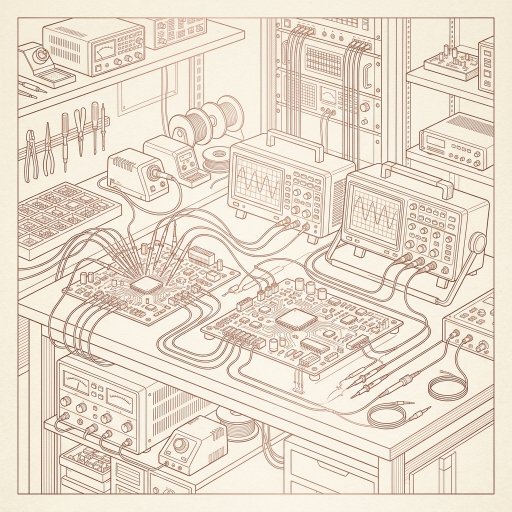
#> input picture assets/images/lab_bench_etched.jpg, 1024 x 1024 px, found by its file name (shown at 1/2 size)
$ python rigorous_generators.py
#> lines starting #> are read from the running program, lines starting #| are printed output that depends on the picture
import numpy as np
import matplotlib.pyplot as plt
import matplotlib.patches as patches
import matplotlib.gridspec as gridspec
from scipy.special import erfc
import scipy.signal as signal
import os
import io
from PIL import Image

BG_COLOR = "#0b1220"
CYAN = "#38d6ff"
COPPER = "#e8a07a"
GRATICULE = "#1e2a3a"
TEXT_COLOR = "#a0b0c0"

plt.rcParams.update({
    "figure.facecolor": BG_COLOR,
    "axes.facecolor": BG_COLOR,
    "axes.edgecolor": GRATICULE,
    "axes.labelcolor": TEXT_COLOR,
    "text.color": TEXT_COLOR,
    "xtick.color": TEXT_COLOR,
    "ytick.color": TEXT_COLOR,
    "grid.color": GRATICULE,
    "font.family": "sans-serif",
    "lines.linewidth": 1.5,
})

OUT_DIR = "/Users/lydia/Desktop/personal/career/resumes/portfolio/assets/images"
os.makedirs(OUT_DIR, exist_ok=True)
generated_files = []

# For M3 Compositing
BG_IMAGE_PATH = os.path.join(OUT_DIR, "lab_bench_etched.jpg")

def composite_m3(fig, out_filename):
    buf = io.BytesIO()
    fig.savefig(buf, format='png', bbox_inches='tight', facecolor=BG_COLOR, edgecolor='none', dpi=150)
    buf.seek(0)
    plt.close(fig)

    plot_img = Image.open(buf).convert("RGBA")

    try:
        bg = Image.open(BG_IMAGE_PATH).convert("RGBA")
        # Dim background
        bg = bg.point(lambda p: p * 0.4)

        bg_w, bg_h = bg.size
        plot_w, plot_h = plot_img.size

        if plot_w > bg_w or plot_h > bg_h:
            scale = max(plot_w/bg_w, plot_h/bg_h)
            bg = bg.resize((int(bg_w*scale), int(bg_h*scale)), Image.LANCZOS)
            bg_w, bg_h = bg.size

        offset = ((bg_w - plot_w) // 2, (bg_h - plot_h) // 2)
        bg.paste(plot_img, offset, plot_img)
        final_img = bg.convert("RGB")
    except Exception as e:
        print(f"Failed M3 composite: {e}")
        final_img = plot_img.convert("RGB")

    out_path = os.path.join(OUT_DIR, out_filename)
    final_img.save(out_path, quality=95)
    generated_files.append(out_path)

def save_fig(fig, out_filename):
    out_path = os.path.join(OUT_DIR, out_filename)
    fig.savefig(out_path, bbox_inches='tight', facecolor=BG_COLOR, edgecolor='none', dpi=150)
    plt.close(fig)
    generated_files.append(out_path)

def generate_cover_eye():
    fig, ax = plt.subplots(figsize=(8, 5), dpi=150)
    # Channel frequency response
    f = np.linspace(0.1, 20, 1000)
    loss_dB = 12 * (0.20 * np.sqrt(f/5) + 0.47 * (f/5)) # From Ch14 exact formula
    H_mag = 10 ** (-loss_dB / 20)

    np.random.seed(42)
    sps = 32
    bits = np.random.randint(0, 2, 2000)*2 - 1
    tx = np.repeat(bits, sps)

    # Simple lowpass to emulate dispersion (exact causal tail is complex, use butterworth for this specific visual)
    b, a = signal.butter(2, 0.1)
    rx = signal.lfilter(b, a, tx)
    rx += np.random.normal(0, 0.02, len(rx))

    for i in range(2, len(bits)-2):
        start = i * sps - sps//2
        end = i * sps + int(1.5*sps)
        t_plot = np.linspace(-0.5, 1.5, end-start)
        ax.plot(t_plot, rx[start:end], color=CYAN, alpha=0.05, linewidth=1.0)

    # Mask
    mask_poly = plt.Polygon([[-0.2, -0.4], [0.2, -0.4], [0.35, 0], [0.2, 0.4], [-0.2, 0.4], [-0.35, 0]],
                            closed=True, fill=True, facecolor=GRATICULE, alpha=0.6, edgecolor=COPPER, linewidth=2)
    ax.add_patch(mask_poly)
    ax.set_xlim(-0.5, 1.5)
    ax.set_ylim(-1.5, 1.5)
    ax.set_title("NRZ EYE DIAGRAM", color=CYAN, loc='left')
    composite_m3(fig, "signal_integrity_cover.jpg")

def generate_part1():
    fig, ax = plt.subplots(figsize=(10, 6), dpi=150)
    h, w = 2.0, 4.0
    ax.add_patch(patches.Rectangle((-5, -0.5), 10, 0.5, color=GRATICULE))
    ax.add_patch(patches.Rectangle((-5, 0), 10, h, color="#111a2a"))
    ax.add_patch(patches.Rectangle((-w/2, h), w, 0.2, color=COPPER))

    x = np.linspace(-5, 5, 200)
    y = np.linspace(0.1, 5, 200)
    X, Y = np.meshgrid(x, y)
    Ex, Ey = np.zeros_like(X), np.zeros_like(X)
    Hx, Hy = np.zeros_like(X), np.zeros_like(X)

    qs = np.linspace(-w/2, w/2, 50)
    for qx in qs:
        dx1 = X - qx
        dy1 = Y - h
        r1_sq = dx1**2 + dy1**2 + 1e-6
        Ex += dx1 / r1_sq
        Ey += dy1 / r1_sq
        dy2 = Y + h
        r2_sq = dx1**2 + dy2**2 + 1e-6
        Ex -= dx1 / r2_sq
        Ey -= dy2 / r2_sq

        Hx -= dy1 / r1_sq
        Hy += dx1 / r1_sq
        Hx -= dy2 / r2_sq
        Hy += dx1 / r2_sq

    ax.streamplot(X, Y, Ex, Ey, color=CYAN, density=1.0, linewidth=1, arrowsize=1)
    ax.streamplot(X, Y, Hx, Hy, color=COPPER, density=0.8, linewidth=1, arrowsize=1)
    ax.set_xlim(-5, 5)
    ax.set_ylim(-0.5, 5)
    ax.axis('off')
    composite_m3(fig, "si_part1_electromagnetic.jpg")

def generate_part2():
    fig = plt.figure(figsize=(12, 6), dpi=150)
    gs = gridspec.GridSpec(1, 3)

    ax1 = fig.add_subplot(gs[0])
    f = np.linspace(0.1, 20, 200)
    s21_db = -(12 * (0.20 * np.sqrt(f/5) + 0.47 * (f/5)))
    ax1.plot(f, s21_db, color=CYAN, lw=2)
    ax1.set_title("S21 Insertion Loss")

    ax2 = fig.add_subplot(gs[1])
    ax2.add_patch(patches.Circle((0, 0), 1, fill=False, color=GRATICULE))
    for r in [0.2, 0.5, 1.0, 2.0]:
        ax2.add_patch(patches.Circle((r/(1+r), 0), 1/(1+r), fill=False, color=GRATICULE, alpha=0.5))
    f_smith = np.linspace(0.1, 15, 200)
    Z_C = 1 / (1j * 2 * np.pi * f_smith * 1e9 * 0.37e-12)
    Z_L = 1j * 2 * np.pi * f_smith * 1e9 * 1.33e-9
    Z_in = 50 + Z_L + 1/(1/50 + 1/Z_C)
    Gamma = (Z_in - 50) / (Z_in + 50)
    ax2.plot(np.real(Gamma), np.imag(Gamma), color=COPPER, lw=2)
    ax2.axis('off')
    ax2.set_title("S11 Smith Chart")

    ax3 = fig.add_subplot(gs[2])
    t = np.linspace(0, 10, 500)
    v_dip = -0.30 * (1 - np.exp(-(t-2)/0.2)) * (t > 2) * np.exp(-(t-2)/0.8)
    v_bump = +0.40 * (1 - np.exp(-(t-5)/0.3)) * (t > 5) * np.exp(-(t-5)/0.9)
    v_total = v_dip + v_bump
    Z_tdr = 50 * (0.5 + v_total) / (0.5 - v_total)
    ax3.plot(t, Z_tdr, color=CYAN, lw=2)
    ax3.set_ylim(20, 80)
    ax3.set_title("TDR Impedance")
    composite_m3(fig, "si_part2_measurement.jpg")

def generate_part3():
    fig = plt.figure(figsize=(12, 8), dpi=150)
    gs = gridspec.GridSpec(2, 2)

    ax1 = fig.add_subplot(gs[0, 0])
    x = np.linspace(-30, 30, 200)
    DJ, RJ = 12.0, 1.5
    y = 0.5/(RJ*np.sqrt(2*np.pi)) * np.exp(-((x - DJ/2)**2)/(2*RJ**2)) + \
        0.5/(RJ*np.sqrt(2*np.pi)) * np.exp(-((x + DJ/2)**2)/(2*RJ**2))
    ax1.fill_between(x, y, color=CYAN, alpha=0.5)
    ax1.set_title("TIE Histogram")

    ax2 = fig.add_subplot(gs[1, 0])
    q = np.linspace(0, 15, 100)
    ber = 0.5 * erfc(q / np.sqrt(2))
    tj_right = DJ/2 + q * RJ
    tj_left = -DJ/2 - q * RJ
    ax2.plot(tj_right, ber + 1e-20, color=COPPER)
    ax2.plot(tj_left, ber + 1e-20, color=COPPER)
    ax2.set_yscale('log')
    ax2.set_ylim(1e-15, 1)
    ax2.set_title("Bathtub Curve")

    ax3 = fig.add_subplot(gs[:, 1])
    f = np.linspace(0.1, 10, 500)
    noise = np.random.normal(0, 1.5, len(f)) - 100
    spurs = np.zeros_like(f)
    spurs[100], spurs[200], spurs[300] = 40, 30, 20
    ax3.plot(f, noise + spurs, color=CYAN, lw=1)
    ax3.set_ylim(-120, -50)
    ax3.set_title("Jitter Spectrum")
    composite_m3(fig, "si_part3_jitter.jpg")

def generate_part4():
    fig = plt.figure(figsize=(12, 6), dpi=150)
    gs = gridspec.GridSpec(1, 3)

    sps = 32
    t = np.linspace(-0.5, 1.5, int(2.0*sps))

    np.random.seed(42)
    bits = np.random.randint(0, 2, 500)*2 - 1
    tx = np.repeat(bits, sps)
    b, a = signal.butter(1, 0.05)
    rx_closed = signal.lfilter(b, a, tx)

    ax1 = fig.add_subplot(gs[0])
    for i in range(2, len(bits)-2):
        start = i * sps - sps//2
        end = i * sps + int(1.5*sps)
        ax1.plot(t, rx_closed[start:end], color=COPPER, alpha=0.1)
    ax1.set_title("Closed Eye")

    rx_open = rx_closed - 0.7 * np.concatenate([[0]*sps, rx_closed[:-sps]])
    ax2 = fig.add_subplot(gs[1])
    for i in range(2, len(bits)-2):
        start = i * sps - sps//2
        end = i * sps + int(1.5*sps)
        ax2.plot(t, rx_open[start:end], color=CYAN, alpha=0.1)
    ax2.set_title("Open Eye (CTLE + DFE)")

    ax3 = fig.add_subplot(gs[2])
    f = np.linspace(0.1, 15, 100)
    ch_loss = -(12 * (0.20 * np.sqrt(f/5) + 0.47 * (f/5)))
    ctle = 12.04 * np.log10(1 + (f/6)**2) - 12.04 * np.log10(1 + (f/15)**2)
    ax3.plot(f, ch_loss, color=COPPER, label="Channel")
    ax3.plot(f, ctle, color=CYAN, label="CTLE")
    ax3.plot(f, ch_loss + ctle, color=TEXT_COLOR, ls='--', label="Net")
    ax3.set_title("CTLE Response")
    composite_m3(fig, "si_part4_equalization.jpg")

def generate_part5():
    fig = plt.figure(figsize=(12, 6), dpi=150)
    gs = gridspec.GridSpec(1, 2)

    ax1 = fig.add_subplot(gs[0])
    ax1.add_patch(patches.Rectangle((0.1, 0.4), 0.2, 0.2, color=CYAN, alpha=0.3))
    ax1.text(0.2, 0.5, "PD", ha="center", va="center", color=TEXT_COLOR)
    ax1.add_patch(patches.Rectangle((0.4, 0.4), 0.2, 0.2, color=COPPER, alpha=0.3))
    ax1.text(0.5, 0.5, "LF", ha="center", va="center", color=TEXT_COLOR)
    ax1.add_patch(patches.Rectangle((0.7, 0.4), 0.2, 0.2, color=CYAN, alpha=0.3))
    ax1.text(0.8, 0.5, "VCO", ha="center", va="center", color=TEXT_COLOR)
    ax1.annotate("", xy=(0.4, 0.5), xytext=(0.3, 0.5), arrowprops=dict(arrowstyle="->", color=TEXT_COLOR))
    ax1.annotate("", xy=(0.7, 0.5), xytext=(0.6, 0.5), arrowprops=dict(arrowstyle="->", color=TEXT_COLOR))
    ax1.plot([0.8, 0.8], [0.5, 0.2], color=TEXT_COLOR)
    ax1.plot([0.8, 0.15], [0.2, 0.2], color=TEXT_COLOR)
    ax1.annotate("", xy=(0.15, 0.4), xytext=(0.15, 0.2), arrowprops=dict(arrowstyle="->", color=TEXT_COLOR))
    ax1.set_axis_off()
    ax1.set_title("CDR / PLL Block Diagram")

    ax2 = fig.add_subplot(gs[1])
    f = np.logspace(4, 8, 100)
    s = 1j * 2 * np.pi * f
    wn = 2 * np.pi * 2e6
    zeta = 1.0
    jtf = (2*zeta*wn*s + wn**2) / (s**2 + 2*zeta*wn*s + wn**2)
    ax2.semilogx(f, 20 * np.log10(np.abs(jtf)), color=CYAN, lw=2)
    ax2.semilogx(f, np.where(f < 2e6, 20*np.log10((2e6/f)), 0), color=COPPER, ls='--', lw=2)
    ax2.set_ylim(-20, 10)
    ax2.set_title("Jitter Transfer")
    composite_m3(fig, "si_part5_serdes.jpg")
#> in composite_m3 (call 6), `plot_img = Image.open(buf).convert("RGBA")`:
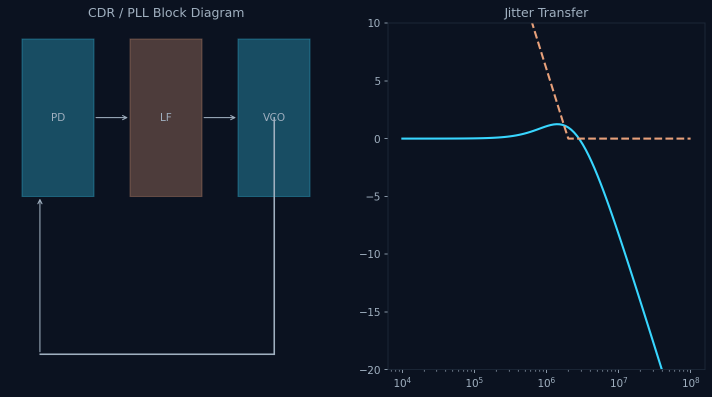
#> plot_img: PIL image 1424x794 RGBA (shown at 1/2 size); mean R, G, B, A 16.4, 26.7, 40.8, 255

def generate_part6():
    fig = plt.figure(figsize=(12, 6), dpi=150)
    gs = gridspec.GridSpec(1, 2)

    ax1 = fig.add_subplot(gs[0])
    levels = [-3, -1, 1, 3]
    for i in levels:
        for q in levels:
            ax1.scatter(i + np.random.normal(0, 0.15, 50), q + np.random.normal(0, 0.15, 50), s=2, color=CYAN, alpha=0.5)
    ax1.set_xlim(-4, 4)
    ax1.set_ylim(-4, 4)
    ax1.set_title("16-QAM Constellation")

    ax2 = fig.add_subplot(gs[1])
    ax2.add_patch(patches.Rectangle((2, 0.8), 2, 0.4, color=CYAN, alpha=0.3))
    ax2.text(3, 1, "MZM I", ha="center", va="center", color=TEXT_COLOR)
    ax2.add_patch(patches.Rectangle((2, -1.2), 2, 0.4, color=COPPER, alpha=0.3))
    ax2.text(3, -1, "MZM Q", ha="center", va="center", color=TEXT_COLOR)
    ax2.add_patch(patches.Rectangle((5, -1.2), 0.5, 0.4, color=TEXT_COLOR, alpha=0.3))
    ax2.text(5.25, -1, "90°", ha="center", va="center", color=TEXT_COLOR)
    ax2.axis('off')
    ax2.set_title("Nested IQ Modulator")
    composite_m3(fig, "si_part6_coherent_optics.jpg")
#> in composite_m3 (call 7), `fig.savefig(buf, format='png', bbox_inches='tight', facecolor=BG_COLOR..`:
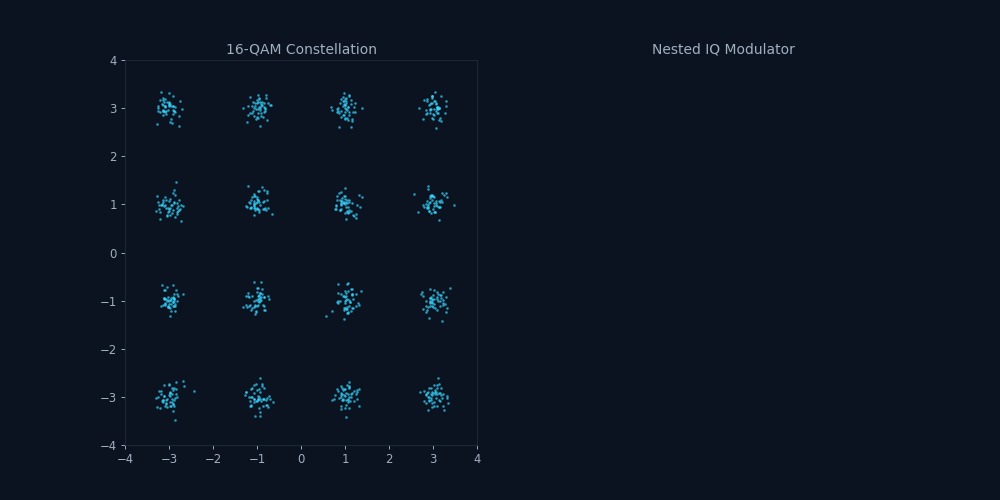
#> figure drawn by matplotlib, 2 panels
#> in composite_m3 (call 7), `plot_img = Image.open(buf).convert("RGBA")`:
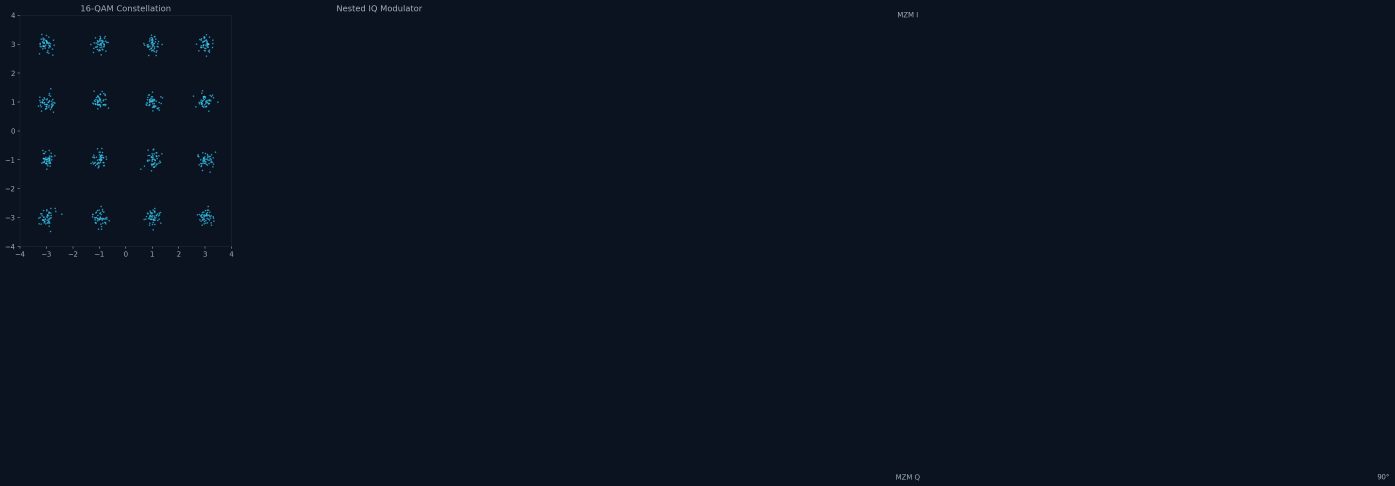
#> plot_img: PIL image 4183x1457 RGBA (shown at 1/3 size); mean R, G, B, A 11.2, 18.4, 32.4, 255
#> in composite_m3 (call 7), `bg.paste(plot_img, offset, plot_img)`:
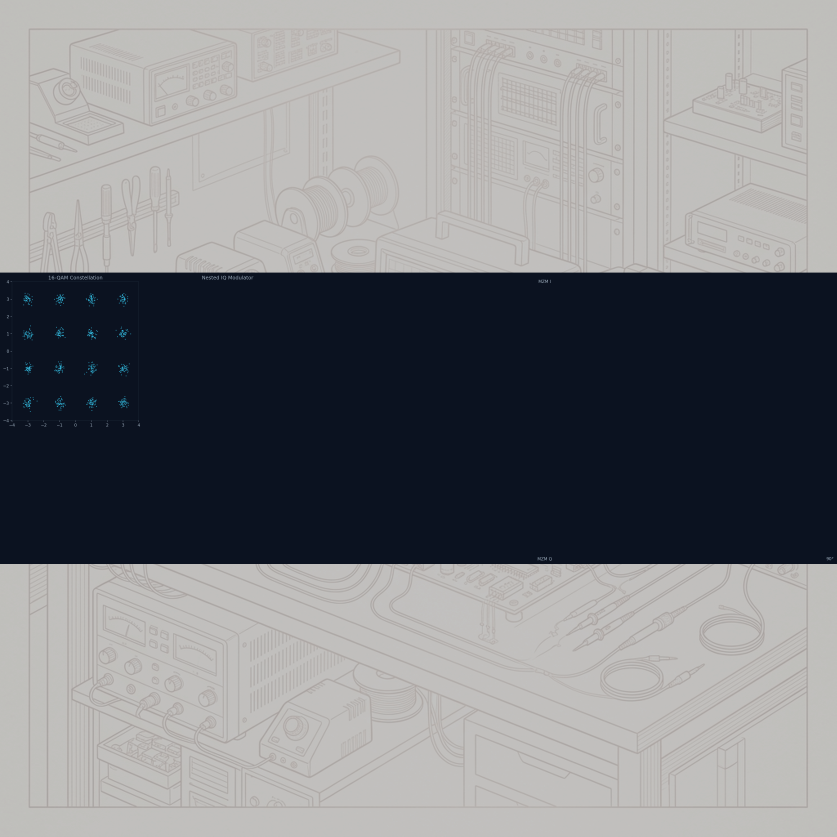
#> bg: PIL image 4183x4183 RGBA (shown at 1/5 size); mean R, G, B, A 65, 64.3, 65.3, 155.3; transparent parts drawn white
#> in composite_m3 (call 7), `final_img = bg.convert("RGB")`:
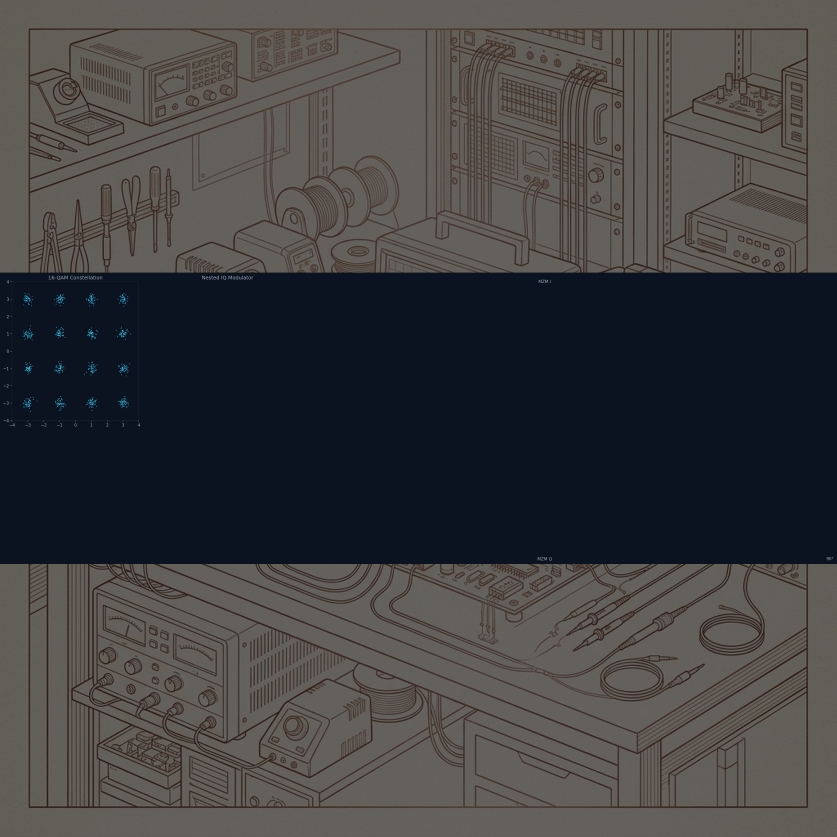
#> final_img: PIL image 4183x4183 RGB (shown at 1/5 size); mean R, G, B 65, 64.3, 65.3

def gen_qa01():
    fig, ax = plt.subplots(figsize=(6, 4))
    circle = patches.Circle((0, 0), 1, fill=False, color=COPPER, lw=2)
    ax.add_patch(circle)
    ax.text(0, 0.5, "Eddy\nLoop", color=CYAN, ha="center")
    ax.annotate("Primary B", xy=(0, 0), xytext=(0, 0.2), arrowprops=dict(arrowstyle="->", color=TEXT_COLOR))
    ax.annotate("Induced E", xy=(1, 0), xytext=(1, 0.2), arrowprops=dict(arrowstyle="->", color=CYAN))
    ax.set_xlim(-1.5, 1.5)
    ax.set_ylim(-1.5, 1.5)
    ax.axis('off')
    save_fig(fig, "fig_qa01_eddy.jpg")

def gen_qa05():
    fig, ax = plt.subplots(figsize=(6, 4))
    ax.plot([0, 4], [1, 1], color=COPPER, lw=3, label="Wire A (Aggressor)")
    ax.plot([0, 4], [0, 0], color=CYAN, lw=3, label="Wire B (Victim)")
    ax.plot([-0.5, 4.5], [-0.5, -0.5], color=GRATICULE, lw=1)
    ax.text(2, -0.7, "Desk (Ground)", color=TEXT_COLOR, ha="center")
    ax.legend(frameon=False, labelcolor=TEXT_COLOR)
    ax.set_xlim(-1, 5)
    ax.set_ylim(-1, 2)
    ax.axis('off')
    save_fig(fig, "fig_qa05_desk.jpg")

def gen_tdr():
    fig, ax = plt.subplots(figsize=(6, 4))
    t = np.linspace(0, 10, 100)
    z = np.ones_like(t) * 50
    z[20:40] = 75
    z[60:80] = 25
    ax.plot(t, z, color=CYAN, lw=2)
    ax.set_title("TDR Staircase", color=TEXT_COLOR)
    ax.set_ylim(0, 100)
    save_fig(fig, "fig_tdr_staircase.jpg")

def gen_gibbs():
    fig, ax = plt.subplots(figsize=(6, 4))
    t = np.linspace(0, 1, 200)
    y = np.zeros_like(t)
    for n in range(1, 15, 2):
        y += (4/(np.pi*n)) * np.sin(2*np.pi*n*t)
    ax.plot(t, y, color=CYAN, lw=2)
    ax.set_title("Step Synthesis & Gibbs", color=TEXT_COLOR)
    save_fig(fig, "fig_gibbs.jpg")

def gen_sparam():
    fig, ax = plt.subplots(figsize=(6, 4))
    ax.add_patch(patches.Rectangle((0, 0), 2, 1.5, color=GRATICULE, alpha=0.5))
    ax.text(1, 0.75, "DUT", color=TEXT_COLOR, ha="center", va="center")
    ax.annotate("a1", xy=(0, 1.2), xytext=(-1, 1.2), arrowprops=dict(arrowstyle="->", color=CYAN))
    ax.annotate("b1", xy=(-1, 0.3), xytext=(0, 0.3), arrowprops=dict(arrowstyle="<-", color=COPPER))
    ax.annotate("a2", xy=(2, 0.3), xytext=(3, 0.3), arrowprops=dict(arrowstyle="<-", color=CYAN))
    ax.annotate("b2", xy=(3, 1.2), xytext=(2, 1.2), arrowprops=dict(arrowstyle="->", color=COPPER))
    ax.set_xlim(-1.5, 3.5)
    ax.set_ylim(-0.5, 2)
    ax.axis('off')
    save_fig(fig, "fig_sparam_port.jpg")

def gen_next():
    fig, ax = plt.subplots(figsize=(6, 4))
    ax.plot([0, 4], [1, 1], color=COPPER, lw=3, label="Aggressor")
    ax.plot([0, 4], [0, 0], color=CYAN, lw=3, label="Victim")
    ax.annotate("NEXT", xy=(0, 0), xytext=(-1, 0), arrowprops=dict(arrowstyle="<-", color=TEXT_COLOR))
    ax.annotate("FEXT", xy=(4, 0), xytext=(5, 0), arrowprops=dict(arrowstyle="->", color=TEXT_COLOR))
    ax.legend(frameon=False, labelcolor=TEXT_COLOR)
    ax.set_xlim(-1.5, 5.5)
    ax.set_ylim(-1, 2)
    ax.axis('off')
    save_fig(fig, "fig_next_fext.jpg")

def gen_fir():
    fig, ax = plt.subplots(figsize=(6, 4))
    ax.add_patch(patches.Rectangle((0, 0), 1, 1, color=CYAN, alpha=0.3))
    ax.add_patch(patches.Rectangle((2, 0), 1, 1, color=COPPER, alpha=0.3))
    ax.text(0.5, 0.5, "Delay", color=TEXT_COLOR, ha="center")
    ax.text(2.5, 0.5, "Tap", color=TEXT_COLOR, ha="center")
    ax.set_xlim(-1, 4)
    ax.set_ylim(-1, 2)
    ax.axis('off')
    ax.set_title("FIR Block Diagram", color=TEXT_COLOR)
    save_fig(fig, "fig_fir_block.jpg")
#> in save_fig (call 7), `fig.savefig(out_path, bbox_inches='tight', facecolor=BG_COLOR, edgecol..`:
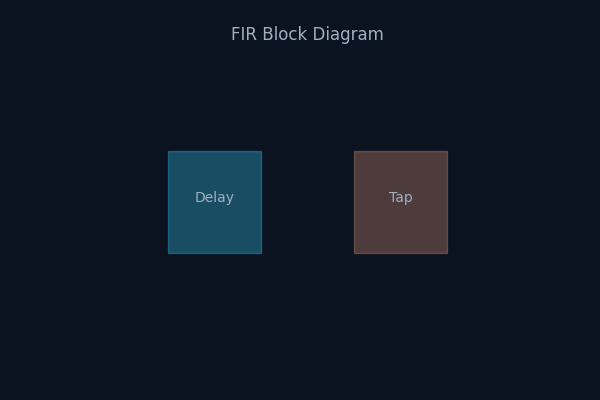
#> figure drawn by matplotlib, 1 panel

def gen_iq():
    fig, ax = plt.subplots(figsize=(4, 4))
    levels = [-3, -1, 1, 3]
    for i in levels:
        for q in levels:
            ax.scatter(i, q, color=CYAN)
    ax.set_xlim(-4, 4)
    ax.set_ylim(-4, 4)
    ax.set_title("IQ Constellation", color=TEXT_COLOR)
    save_fig(fig, "fig_iq_constellation.jpg")
#> in save_fig (call 8), `fig.savefig(out_path, bbox_inches='tight', facecolor=BG_COLOR, edgecol..`:
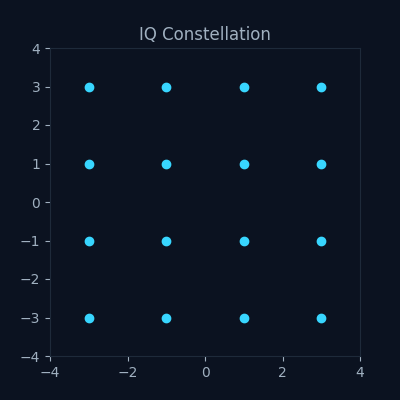
#> figure drawn by matplotlib, 1 panel

def make_contact_sheet():
    cols = 4
    rows = (len(generated_files) + cols - 1) // cols
    fig = plt.figure(figsize=(16, 4*rows))
    for i, path in enumerate(generated_files):
        img = Image.open(path)
        ax = fig.add_subplot(rows, cols, i+1)
        ax.imshow(img)
        ax.axis('off')
        ax.set_title(os.path.basename(path), color=TEXT_COLOR)
    plt.tight_layout()
    fig.savefig(os.path.join(OUT_DIR, "contact_sheet.jpg"), facecolor=BG_COLOR)
    plt.close(fig)

if __name__ == '__main__':
    generate_cover_eye()
    generate_part1()
    generate_part2()
    generate_part3()
    generate_part4()
    generate_part5()
    generate_part6()

    gen_qa01()
    gen_qa05()
    gen_tdr()
    gen_gibbs()
    gen_sparam()
    gen_next()
    gen_fir()
    gen_iq()

#> (the run stopped early here; a loop or call above may not have finished)
